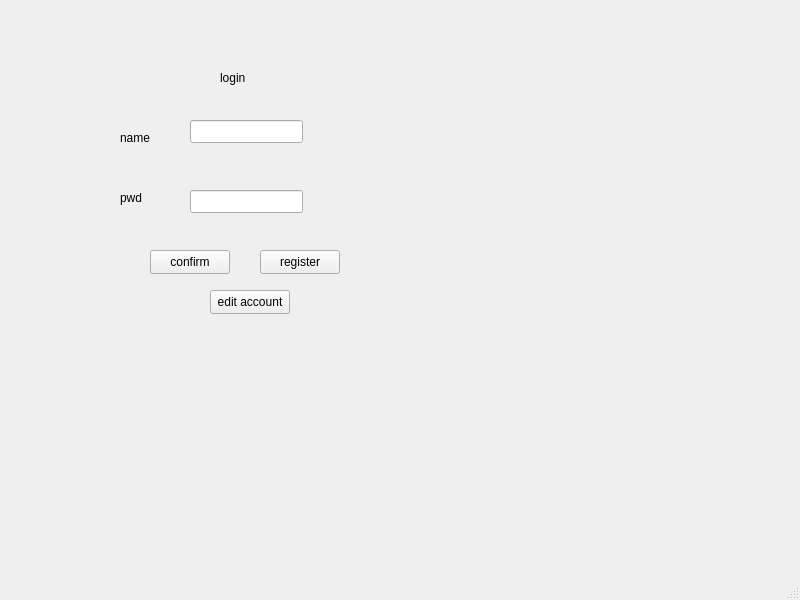
<?xml version="1.0" encoding="UTF-8"?>
<ui version="4.0">
 <class>Client</class>
 <widget class="QMainWindow" name="Client">
  <property name="geometry">
   <rect>
    <x>0</x>
    <y>0</y>
    <width>800</width>
    <height>600</height>
   </rect>
  </property>
  <property name="windowTitle">
   <string>Client</string>
  </property>
  <widget class="QWidget" name="centralwidget">
   <widget class="QPushButton" name="pushButton">
    <property name="geometry">
     <rect>
      <x>150</x>
      <y>250</y>
      <width>80</width>
      <height>24</height>
     </rect>
    </property>
    <property name="text">
     <string>confirm</string>
    </property>
   </widget>
   <widget class="QLabel" name="label">
    <property name="geometry">
     <rect>
      <x>220</x>
      <y>70</y>
      <width>54</width>
      <height>16</height>
     </rect>
    </property>
    <property name="text">
     <string>login</string>
    </property>
   </widget>
   <widget class="QLineEdit" name="lineEdit">
    <property name="geometry">
     <rect>
      <x>190</x>
      <y>120</y>
      <width>113</width>
      <height>23</height>
     </rect>
    </property>
   </widget>
   <widget class="QLineEdit" name="lineEdit_2">
    <property name="geometry">
     <rect>
      <x>190</x>
      <y>190</y>
      <width>113</width>
      <height>23</height>
     </rect>
    </property>
   </widget>
   <widget class="QPushButton" name="pushButton_2">
    <property name="geometry">
     <rect>
      <x>260</x>
      <y>250</y>
      <width>80</width>
      <height>24</height>
     </rect>
    </property>
    <property name="text">
     <string>register</string>
    </property>
   </widget>
   <widget class="QLabel" name="label_2">
    <property name="geometry">
     <rect>
      <x>120</x>
      <y>130</y>
      <width>54</width>
      <height>16</height>
     </rect>
    </property>
    <property name="text">
     <string>name</string>
    </property>
   </widget>
   <widget class="QLabel" name="label_3">
    <property name="geometry">
     <rect>
      <x>120</x>
      <y>190</y>
      <width>54</width>
      <height>16</height>
     </rect>
    </property>
    <property name="text">
     <string>pwd</string>
    </property>
   </widget>
   <widget class="QPushButton" name="pushButton_3">
    <property name="geometry">
     <rect>
      <x>210</x>
      <y>290</y>
      <width>80</width>
      <height>24</height>
     </rect>
    </property>
    <property name="text">
     <string>edit account</string>
    </property>
   </widget>
  </widget>
  <widget class="QMenuBar" name="menubar">
   <property name="geometry">
    <rect>
     <x>0</x>
     <y>0</y>
     <width>800</width>
     <height>21</height>
    </rect>
   </property>
  </widget>
  <widget class="QStatusBar" name="statusbar"/>
 </widget>
 <resources/>
 <connections/>
</ui>
